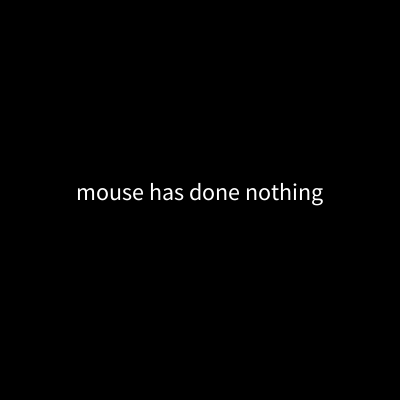
Frame 1 (no input)
Frame 60 (the mouse pressed at the canvas centre just before this capture): identical to frame 1, image omitted
Frame 120 (the mouse held since frame 60 and released just before this capture): identical to frame 1, image omitted

The Processing sketch that drew this single still picture (run headless with seeded random() and noise(); from frame 60 on, the mouse is pressed at the canvas centre):

// Processing sketch: lab05_mouseMethods
// ── lab05_mouseMethods.pde
//source: http://learning.codasign.com/index.php?title=Mouse_Events_in_Processing

void setup() {
  size(400, 400);
  background(0);
  textAlign(CENTER);
  textSize(24);
  fill(255);
  text("mouse has done nothing", width/2, height/2);
}
 
void draw() {
}
 
void mousePressed() {
  background(100, 100, 0); 
  text("mouse was pressed", width/2, height/2);
  if ( mouseButton == LEFT) {
    text("and it was the left button", width/2, height/2 + 40);
  }
  if (mouseButton == RIGHT) {
    text("and it was the right button", width/2, height/2 + 40);
  }
}
 
void mouseReleased() {
  background(100, 0, 100); 
  text("mouse was released", width/2, height/2);
}
 
void mouseMoved() {
  background(150, 10, 70); 
  text("mouse was moved", width/2, height/2);
}
 
void mouseDragged() {
  background(10, 70, 100); 
  text("mouse was dragged", width/2, height/2);
}
